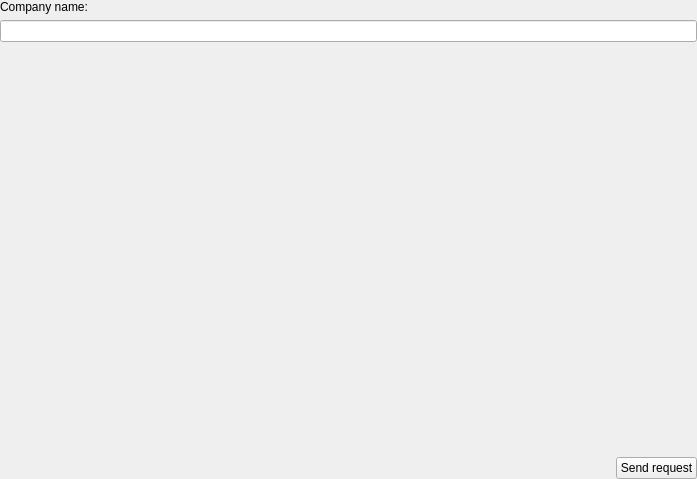
<?xml version="1.0" encoding="UTF-8"?>
<ui version="4.0">
 <class>CreateCompanyWidget</class>
 <widget class="QWidget" name="CreateCompanyWidget">
  <property name="geometry">
   <rect>
    <x>0</x>
    <y>0</y>
    <width>697</width>
    <height>479</height>
   </rect>
  </property>
  <property name="windowTitle">
   <string>Form</string>
  </property>
  <layout class="QVBoxLayout" name="verticalLayout">
   <property name="leftMargin">
    <number>0</number>
   </property>
   <property name="topMargin">
    <number>0</number>
   </property>
   <property name="rightMargin">
    <number>0</number>
   </property>
   <property name="bottomMargin">
    <number>0</number>
   </property>
   <item>
    <widget class="QLabel" name="companyNameLabel">
     <property name="text">
      <string>Company name:</string>
     </property>
    </widget>
   </item>
   <item>
    <widget class="QLineEdit" name="companyNameEdit"/>
   </item>
   <item>
    <spacer name="verticalSpacer">
     <property name="orientation">
      <enum>Qt::Vertical</enum>
     </property>
     <property name="sizeHint" stdset="0">
      <size>
       <width>20</width>
       <height>40</height>
      </size>
     </property>
    </spacer>
   </item>
   <item>
    <layout class="QHBoxLayout" name="horizontalLayout">
     <item>
      <spacer name="horizontalSpacer">
       <property name="orientation">
        <enum>Qt::Horizontal</enum>
       </property>
       <property name="sizeHint" stdset="0">
        <size>
         <width>40</width>
         <height>20</height>
        </size>
       </property>
      </spacer>
     </item>
     <item>
      <widget class="QPushButton" name="sendRequestButton">
       <property name="text">
        <string>Send request</string>
       </property>
      </widget>
     </item>
    </layout>
   </item>
  </layout>
 </widget>
 <resources/>
 <connections/>
</ui>
